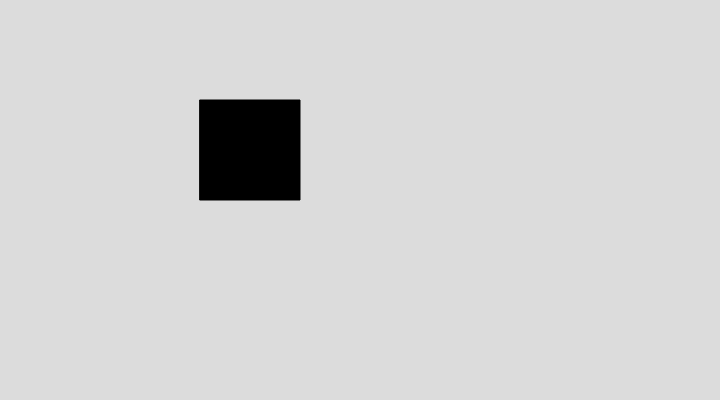
Frame 1 (no input)
Frame 60 (no input): identical to frame 1, image omitted
Frame 120 (the mouse pressed at the canvas centre since frame 60): identical to frame 1, image omitted

The p5.js sketch that drew this single still picture (run headless with seeded random() and noise() and a simulated clock; from frame 60 on, the mouse is pressed at the canvas centre):

// p5.js sketch
// ── sketch.js
function setup() {
    createCanvas(720, 400);
}


function draw() {
    background(220);
    fill(0);
    // translate(60, 60)
    // rect(10, 10, 100, 100);

    // ellipse(0,0,20,20);
    // ellipse(-60, -60, 20, 20);

    rect(200,100,100,100);


    fill(125)
    rotate(radians(45));


}
